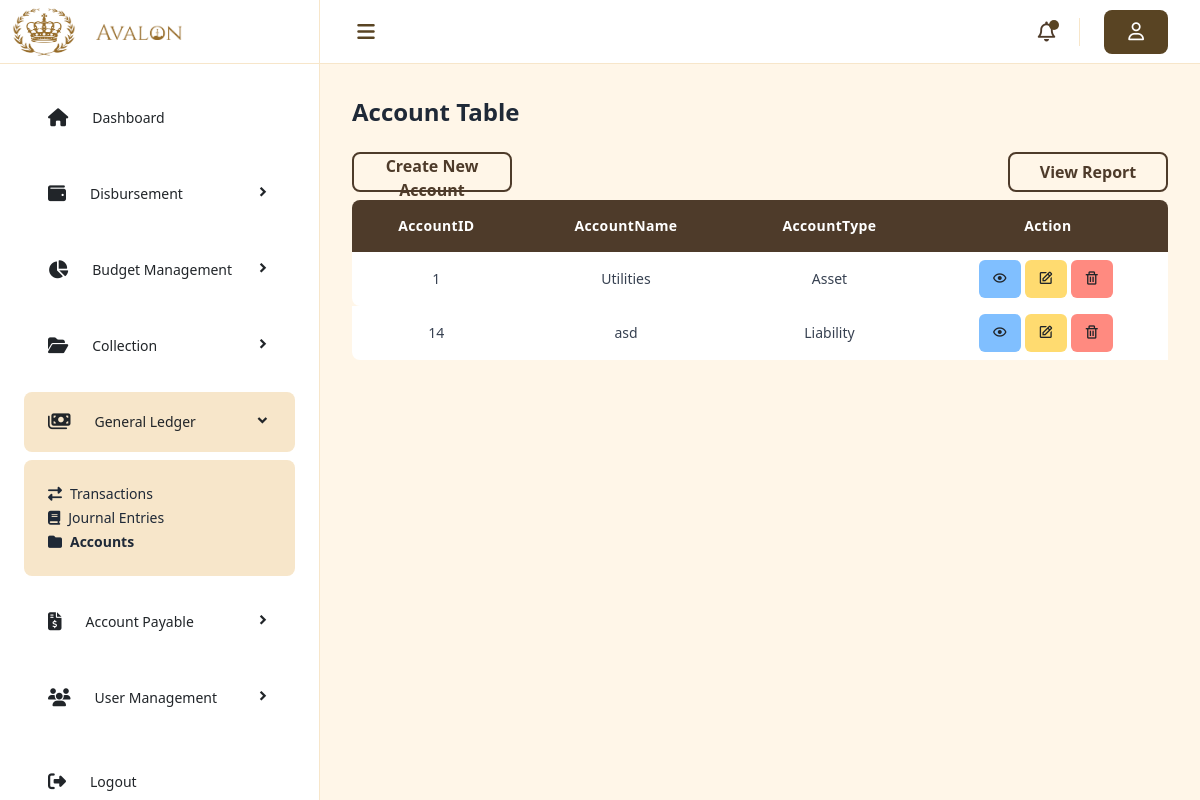
Screenshot of /General_Ledger/General-Ledger-Account.php with the database file from the repository.
### tables this page shows
CREATE TABLE `accounts` (
  `AccountID` int(11) NOT NULL,
  `AccountName` varchar(255) NOT NULL,
  `AccountType` enum('Asset','Liability') NOT NULL
);

### General_Ledger/General-Ledger-Account.php (the view, shortened to what this page needs)
<?php
include('includes/header.php');
?>
    <div class="flex min-h-screen w-full">
        <?php include('../includes/sidebar.php'); ?>
        <div class="main w-full bg-[#FFF6E8] md:ml-[320px]">
            <nav class="h-16 w-full bg-white border-b border-[#F7E6CA] flex justify-between items-center px-6 py-4">
                <div class="left-nav flex items-center space-x-4 max-w-96 w-full">
                    <button aria-label="Toggle menu" class="menu-btn text-[#4E3B2A] focus:outline-none hover:bg-[#F7E6CA] hover:rounded-full">
                        <i class="fa-solid fa-bars text-[#594423] text-xl w-11 py-2"></i>
                    </button>
                </div>
                <div class="right-nav items-center space-x-6 hidden lg:flex">
                    <button aria-label="Notifications" class="text-[#4E3B2A] focus:outline-none border-r border-[#F7E6CA] pr-6 relative">
                        <i class="fa-regular fa-bell text-xl"></i>
                        <span class="absolute top-0.5 right-5 block w-2.5 h-2.5 bg-[#594423] rounded-full"></span>
                    </button>
                    <div class="flex items-center space-x-2">
                        <i class="fa-regular fa-user bg-[#594423] text-white px-4 py-2 rounded-lg text-lg" aria-label="User profile"></i>
                    </div>
                </div>
            </nav>
            <main class="px-8 py-8">
<h2 class="text-2xl font-semibold mb-6 text-gray-800">Account Table</h2>
<div class="mt-2 flex justify-between text-[#4e3b2a] font-semibold">
  <button type="button" class="w-40 h-10 rounded-lg bg-[transparent] hover:bg-[#4e3b2a] hover:text-white border-2 border-[#4e3b2a]" data-bs-toggle="modal" data-bs-target="#createaccdata">
    Create New Account
  </button>
    <button type="button" class="w-40 h-10 rounded-lg bg-[transparent] hover:bg-[#4e3b2a] hover:text-white border-2 border-[#4e3b2a]" data-bs-toggle="modal" data-bs-target="#previewaccdata">
      <a href="#">View Report</a>
    </button>
</div>
<table class="mt-2 w-full table-striped table-danger">
    <thead class="text-white bg-[#4e3b2a] border-[#4e3b2a]">
        <tr class="text-center">
            <th class="p-3 text-sm font-semibold tracking-wide rounded-tl-lg">AccountID</th>
            <th class="p-3 text-sm font-semibold tracking-wide">AccountName</th>
            <th class="p-3 text-sm font-semibold tracking-wide">AccountType</th>
            <th class="p-3 text-sm font-semibold tracking-wide rounded-tr-lg">Action</th>
        </tr>
    </thead>
    <tbody class="text-center">
<?php
    $database = new Database();
    $connection = $database->connect("fin_general_ledger");
    $fetch_query = "SELECT * FROM accounts";
    $fetch_query_run = mysqli_query($connection, $fetch_query);
    if (mysqli_num_rows($fetch_query_run) > 0) {
        while ($row = mysqli_fetch_array($fetch_query_run)) {
        ?>
            <tr class="bg-[#ffffff]">
                <td class="p-2 text-sm text-gray-700 rounded-bl-lg acc_id"><?php echo $row['AccountID']; ?></td>
                <td class="p-2 text-sm text-gray-700"><?php echo $row['AccountName']; ?></td>
                <td class="p-2 text-sm text-gray-700"><?php echo $row['AccountType']; ?></td>
                <td class="p-2 text-xl text-white flex justify-center rounded-r-lg">
                    <a href="#" class="btn bg-[#80bfff] btn-md hover:bg-[#4da3ff] grow-3 mr-1 accview_data"><i class='bx bx-show'></i></a>
                    <a href="#" class="btn bg-[#ffdb70] btn-md hover:bg-[#ffd446] grow-3 mr-1 accedit_data"><i class='bx bx-edit'></i></a>
                    <a href="#" class="btn bg-[#ff8a80] btn-md hover:bg-[#ff5252] grow-3 mr-1 accdelete_data"><i class='bx bx-trash'></i></a>
                </td>
            </tr>
        <?php
        }
    } else {
        ?>
        <tr><td colspan="4">No record found!</td></tr>
        <?php
    }
?>
    </tbody>
</table>
            </main>
        </div>
    </div>
<?php include('includes/footer.php'); ?>

### rows the page displays
accounts: AccountID "1", AccountName "Utilities", AccountType "Asset"
accounts: AccountID "14", AccountName "asd", AccountType "Liability"

### other values shown
str_replace('_', ' ', $moduleName) "Disbursement"
str_replace('_', ' ', $moduleName) "Budget Management"
str_replace('_', ' ', $moduleName) "Collection"
str_replace('_', ' ', $moduleName) "General Ledger"
$data['name'] "Transactions"
$data['name'] "Journal Entries"
$data['name'] "Accounts"
str_replace('_', ' ', $moduleName) "Account Payable"
str_replace('_', ' ', $moduleName) "User Management"
